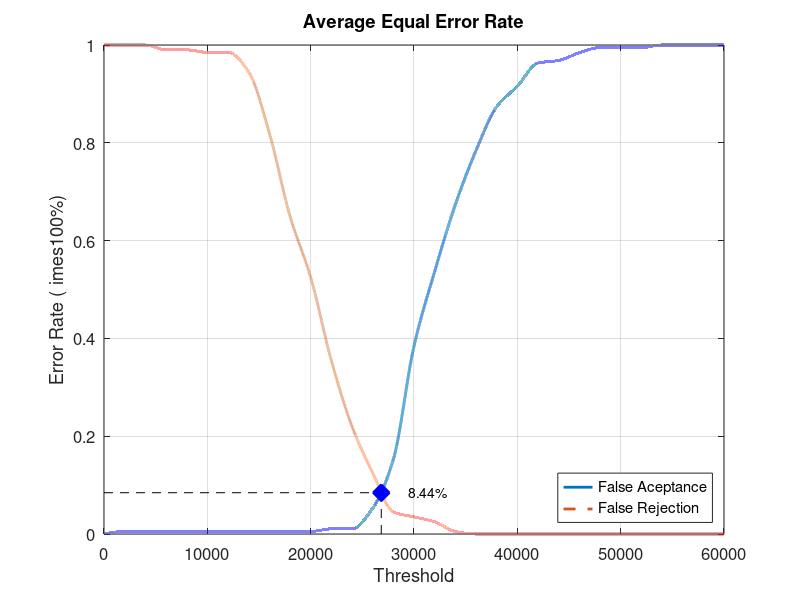
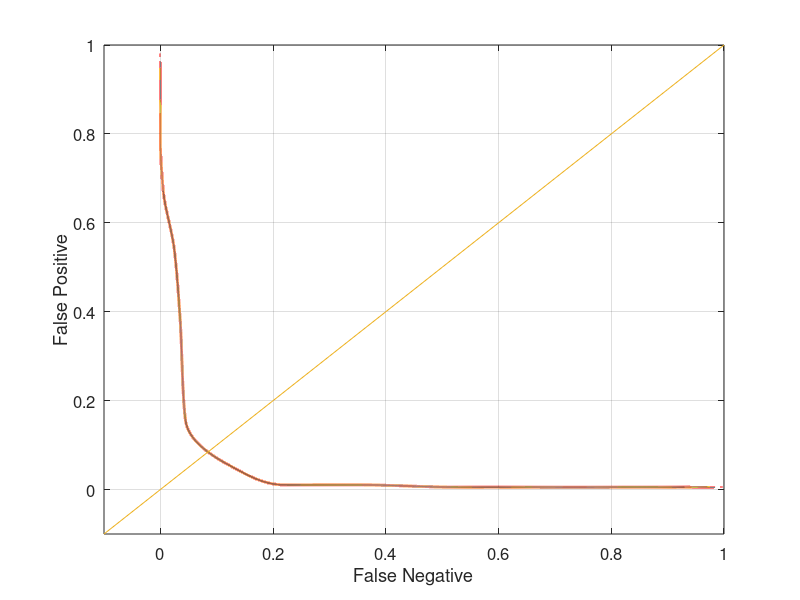

These figures' MATLAB source, in order:
close all;
clear;
clc;
x = 0:2000:60000;
xq = 0:0.5:60000;

y0 = [0 0.00526316 0.00526316 0.00526316 0.00526316 0.00526316 0.00526316 0.00526316 0.00526316 0.00526316 0.00526316 0.0105263 0.0105263 0.0526316 0.152632 0.384211 0.536842 0.673684 0.784211 0.873684 0.915789 0.963158 0.968421 0.984211 0.994737 0.994737 0.994737 1 1 1 1]
yy0 = interp1(x, y0, xq, 'pchip');
y1 = [1 1 1 0.99 0.99 0.985 0.985 0.945 0.82 0.65 0.525 0.355 0.22 0.125 0.045 0.035 0.025 0.005 0 0 0 0 0 0 0 0 0 0 0 0 0]
yy1 = interp1(x, y1, xq, 'pchip');

% Calculating EER: 
y2 = abs(y0 - y1);
find(y2 == min(y2))
yy2 = abs(yy0 - yy1);
xEER = find(yy2 == min(yy2));
xEERIndex = xq(xEER) % X-axis EER
yEER = yy0(xEER) % Y-axis EER

main = figure
plot(xq, yy0,'-','LineWidth', 2);	hold on
plot(xq, yy1,'--','LineWidth', 2);	hold on
plot([xEERIndex xEERIndex], [0 yEER], 'k--');	hold on
plot([0 xEERIndex], [yEER yEER], 'k--');	hold on
plot(xEERIndex, yEER, 'bx', 'LineWidth', 10);	hold on
text(xEERIndex + 10 * xEERIndex / 100, yEER, [num2str(round((10000 * yEER)) / 100) '%'])
legend('False Aceptance', 'False Rejection', 'Location', 'SouthEast')
xlabel('Threshold')
ylabel('Error Rate (	imes100%)')
title('Average Equal Error Rate')
set(gca, 'FontSize', 12)
axis([0 60000 0 1])
grid on

print(main, 'Database4_3Main', '-dpng');
FNRxFPR = figure('Color', [1 1 1]);
plot(yy1, yy0, '-', yy1, yy0, 'LineWidth', 2);
hold on
y = -0.1:0.1:1
plot(y, y); 
set(gca, 'FontSize', 12)
xlabel('False Negative')
ylabel('False Positive')
axis([-0.1 1 -0.1 1])
set(gca, 'FontSize', 12)
grid on

print(FNRxFPR, 'Database4_3FNRxFPR','-dpng');
